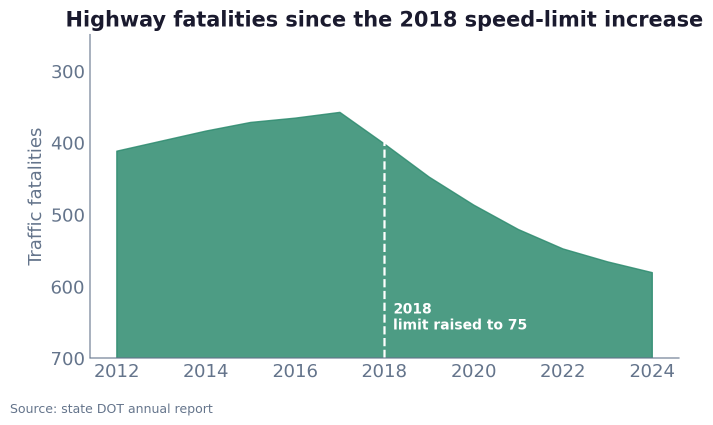
#> input picture coursework/W5/chart_redesign/original_charts/chartB_highway_fatalities.png, 1426 x 850 px, found by its file name (shown at 1/2 size)
$ python calibration_grid.py
#> lines starting #> are read from the running program, lines starting #| are printed output that depends on the picture
"""Overlay a calibrated grid on the original Chart B: 10-fatality rows + yearly columns.

Y calibration (tick-label centers):  300 -> row 143.0,  700 -> row 717.0
X calibration (tick-label centers): 2012 -> col 232.5, 2024 -> col 1304.0
Checked against 2018 -> col 768.0 (predicted 768.25, off by 0.25 px).
"""
from pathlib import Path

from PIL import Image, ImageDraw, ImageFont

SRC = Path("/Users/crudman/Documents/GitHub/MSDS696/coursework/W5/chart_redesign/"
           "original_charts/chartB_highway_fatalities.png")
OUT = Path("/Users/crudman/Documents/GitHub/MSDS696/coursework/W5/chart_redesign/"
           "original_charts/chartB_calibration_grid.png")

Y300_ROW, Y700_ROW = 143.0, 717.0
PX_PER_UNIT = (Y700_ROW - Y300_ROW) / (700 - 300)

X2012_COL, X2024_COL = 232.5, 1304.0
PX_PER_YEAR = (X2024_COL - X2012_COL) / (2024 - 2012)

PLOT_TOP, PLOT_BOTTOM = 90, 717


def row_for(value: float) -> float:
    return Y300_ROW + (value - 300) * PX_PER_UNIT


def col_for(year: float) -> float:
    return X2012_COL + (year - 2012) * PX_PER_YEAR


print(f"px/year = {PX_PER_YEAR:.3f}")
print(f"check 2018 -> {col_for(2018):.2f} (measured 768.0)")

im = Image.open(SRC).convert("RGB")
d = ImageDraw.Draw(im, "RGBA")

try:
    font = ImageFont.truetype("/System/Library/Fonts/Supplemental/Arial.ttf", 13)
    small = ImageFont.truetype("/System/Library/Fonts/Supplemental/Arial.ttf", 11)
except OSError:
    font = small = ImageFont.load_default()

# --- horizontal: every 10 fatalities, heavier every 50 ----------------------
for value in range(300, 701, 10):
    y = row_for(value)
    major = value % 50 == 0
    d.line([(col_for(2011.7), y), (col_for(2024.35), y)],
           fill=(0, 0, 0, 150) if major else (0, 0, 0, 70),
           width=2 if major else 1)
    if major:
        d.text((col_for(2024.35) + 6, y - 8), str(value),
               fill=(150, 0, 0), font=font)

# --- vertical: every year, heavier on the labeled even years ---------------
for year in range(2012, 2025):
    x = col_for(year)
    major = year % 2 == 0
    d.line([(x, PLOT_TOP), (x, PLOT_BOTTOM)],
           fill=(150, 0, 0, 160) if major else (150, 0, 0, 80),
           width=2 if major else 1)
    if not major:
        d.text((x - 12, PLOT_TOP - 16), str(year), fill=(150, 0, 0), font=small)

im.save(OUT)
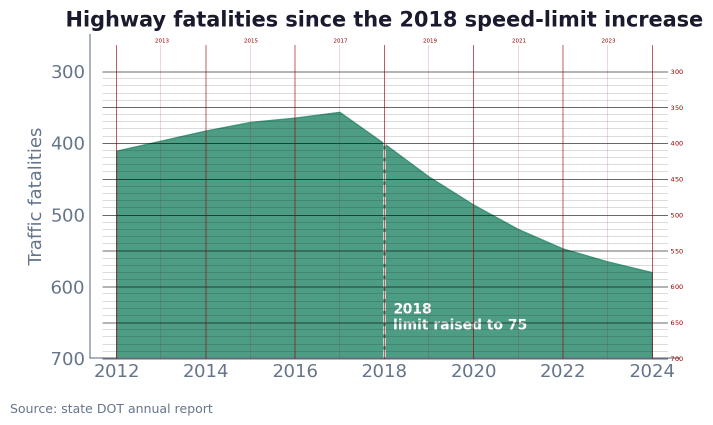
#> saved as chartB_calibration_grid.png: PIL image 1426x850 RGB (shown at 1/2 size); mean R, G, B 189.7, 213.3, 206.4
print("wrote", OUT)

$ run again, with coursework/W5/chart_redesign/original_charts/chartA_safety_scores.png copied over coursework/W5/chart_redesign/original_charts/chartB_highway_fatalities.png
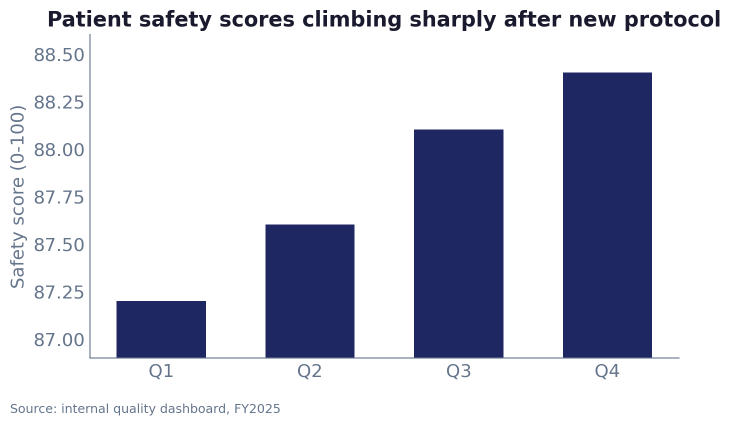
#> input picture coursework/W5/chart_redesign/original_charts/chartA_safety_scores.png, 1462 x 850 px, found by its file name (shown at 1/2 size)
#> `im.save(OUT)`:
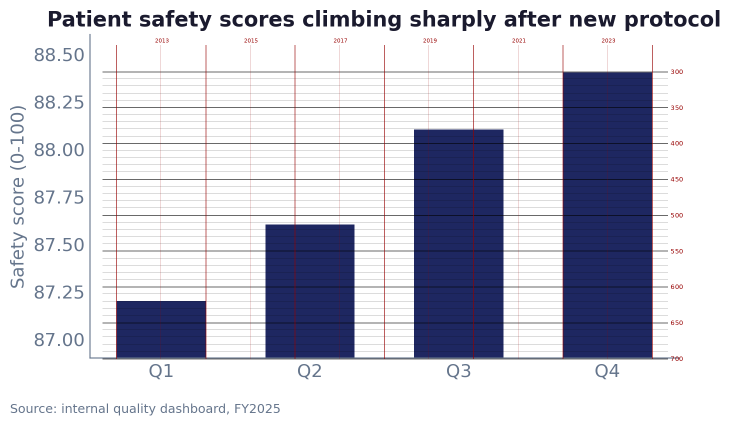
#> saved as chartB_calibration_grid.png: PIL image 1462x850 RGB (shown at 1/2 size); mean R, G, B 200.9, 202, 213.8

$ run again, with coursework/W5/chart_redesign/original_charts/chartC_response_time.png copied over coursework/W5/chart_redesign/original_charts/chartB_highway_fatalities.png
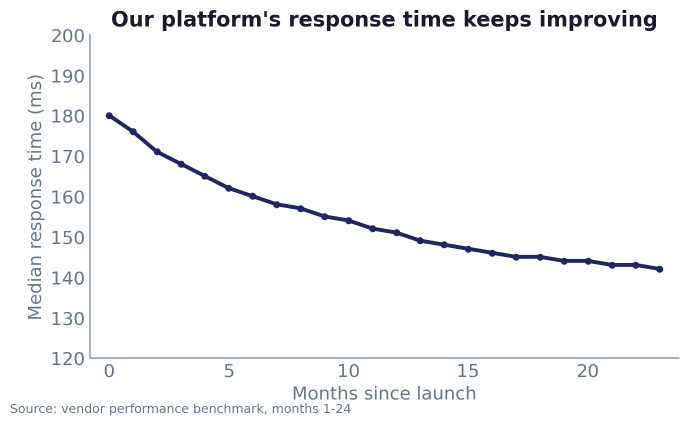
#> input picture coursework/W5/chart_redesign/original_charts/chartC_response_time.png, 1377 x 850 px, found by its file name (shown at 1/2 size)
#> `im.save(OUT)`:
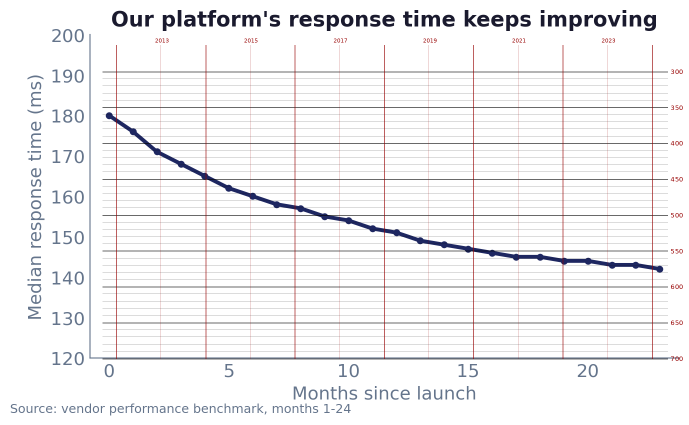
#> saved as chartB_calibration_grid.png: PIL image 1377x850 RGB (shown at 1/2 size); mean R, G, B 242.3, 241.7, 242.8

$ run again, with coursework/W5/chart_redesign/original_charts/chartD_revenue_bubbles.png copied over coursework/W5/chart_redesign/original_charts/chartB_highway_fatalities.png
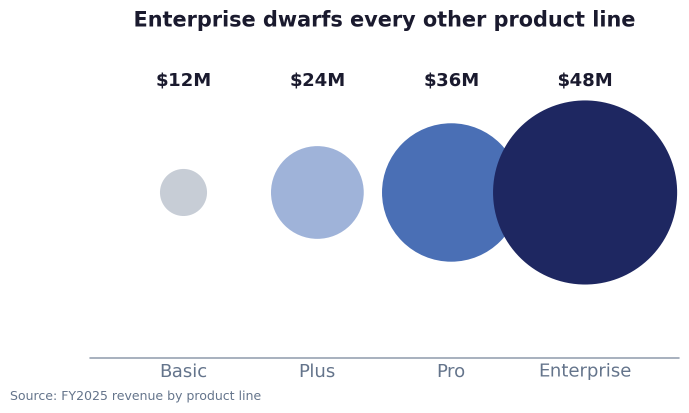
#> input picture coursework/W5/chart_redesign/original_charts/chartD_revenue_bubbles.png, 1377 x 825 px, found by its file name (shown at 1/2 size)
#> `im.save(OUT)`:
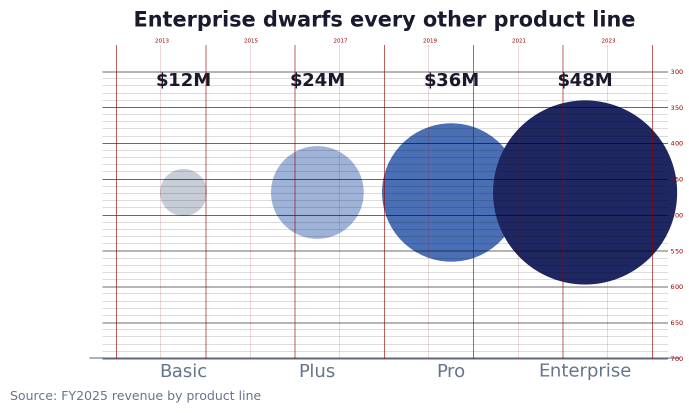
#> saved as chartB_calibration_grid.png: PIL image 1377x825 RGB (shown at 1/2 size); mean R, G, B 213.6, 215.7, 225.5
